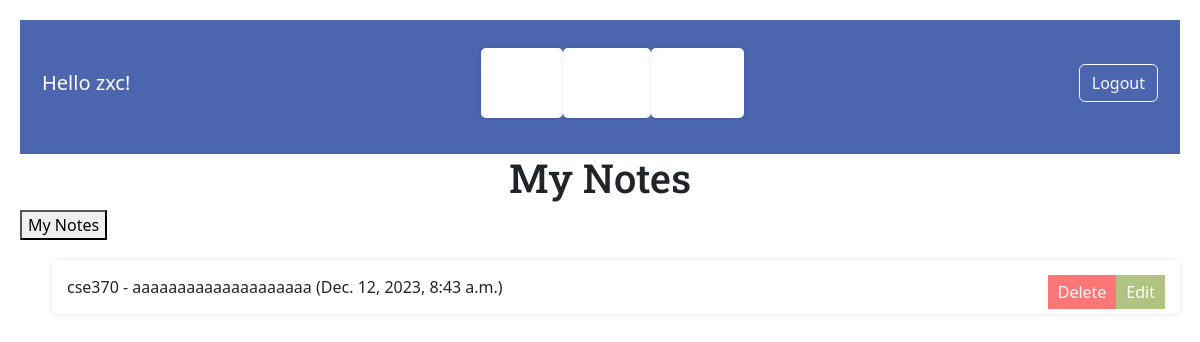
Screenshot of /my_notes/ (signed in) with the database file from the repository.
### base/models.py (models this page shows, shortened)
class Note(models.Model):
    title = models.CharField(max_length=100)
    content = models.TextField()
    created = models.DateTimeField(default=timezone.now, blank=True)

### base/views.py (the view)
# urls.py: path('my_notes/', my_notes, name='my_notes'),
def my_notes(request):
    notes = Note.objects.all()
    return render(request, 'base/my_notes.html', {'notes': notes})

### base/templates/base/my_notes.html (shortened to what this page needs)
<!DOCTYPE html>
<html lang="en">
<head>
</head>
<body>
    {% include 'base/navbar.html' %}
    <h1>My Notes</h1>
    <a href="{% url 'my_notes' %}"><button>My Notes</button></a>
    <ul>
        {% for note in notes %}
        <li>
            <span>{{ note.title }} - {{ note.content }} ({{ note.created }})</span>
            <a href="{% url 'update_note' note.id %}"><button class="edit-btn">Edit</button></a>
            <a href="{% url 'delete_note' note.id %}"><button class="delete-btn">Delete</button></a>
        </li>
        {% endfor %}
    </ul>
</body>
</html>

### base/templates/base/navbar.html (shortened to what this page needs)
<!DOCTYPE html>
<html lang="en">
<head>
    <link href="https://cdn.jsdelivr.net/npm/bootstrap@5.3.0/dist/css/bootstrap.min.css" rel="stylesheet">
</head>
<body>
    <nav class="navbar navbar-expand-lg pb-3" style="background-color: #4c65af;">
        <div class="container">
            {% if request.user.is_authenticated %}
            <a class="navbar-brand" href="#" style="color: white;">Hello {{ request.user }}!</a>
            <div class="collapse navbar-collapse justify-content-center" id="navbarNav">
                <ul class="navbar-nav">
                    <li class="nav-item">
                        <a class="nav-link nav-custom-link" href="{% url 'allTask' %}">Task</a>
                    </li>
                    <li class="nav-item">
                        <a class="nav-link nav-custom-link" href="{% url 'create_note' %}">Diary</a>
                    </li>
                    <li class="nav-item">
                        <a class="nav-link nav-custom-link" href="{% url 'timer' %}">Timer</a>
                    </li>
                </ul>
            </div>
            <div class="navbar-nav ms-auto">
                <form id="logoutForm" action="{% url 'logout' %}" method="post">
                    <button class="btn btn-outline-light" type="submit">Logout</button>
                </form>
            </div>
            {% else %}
            <ul class="navbar-nav">
                <li class="nav-item">
                    <a class="nav-link" href="{% url 'login' %}" style="color: white;">Login</a>
                </li>
            </ul>
            {% endif %}
        </div>
    </nav>
</body>
</html>

### base/templates/base/my_notes.html (style rules this page uses)
body { font-family: 'Lato', sans-serif; background-color: #FFF7D4; padding: 20px; }
h1 { font-family: 'Roboto Slab', serif; color: #141E46; text-align: center; }
ul { list-style-type: none; padding: 0; }
li { margin: 20px 0; padding: 15px; background-color: #FFFFFF; box-shadow: 0 0 5px rgba(0, 0, 0, 0.1); border-radius: 5px; }
.edit-btn, .delete-btn { background-color: #B1C381; color: #fff; padding: 5px 10px; border: none; cursor: pointer; float: right; }
.delete-btn { background-color: #FF7676; }

### base/templates/base/navbar.html (style rules this page uses)
.nav-custom-link { color: #ffffff !important; font-weight: bold; }

### rows the page displays
Note: title "cse370", content "aaaaaaaaaaaaaaaaaaaa", created "Dec. 12, 2023, 8:43 a.m."

### other values shown
{{ request.user }} "zxc"
